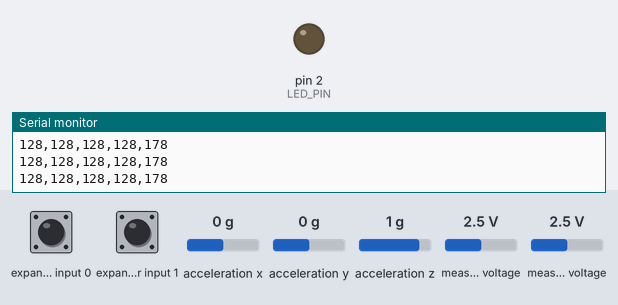
Recording of a sketch running on a simulated Arduino Uno, built with avr-gcc and run on an emulated ATmega328P. On the bench: output pins drawn as LEDs (lit = HIGH), the last lines printed to the serial monitor. Wiring (inferred from the names in the program): Wii Nunchuk at I2C address 0x52. Inputs (shaded band) come from the test bench; at power-on: measured voltage 2.5 V, expander input 0 HIGH, expander input 1 HIGH, acceleration x 0 g, acceleration y 0 g, acceleration z 1 g.

Above: at 1.2 s.
1.3 s: measured voltage (sensor 201) set to 3.8 V
2.8 s: measured voltage (sensor 201) set to 4.1 V
At 4.0 s:
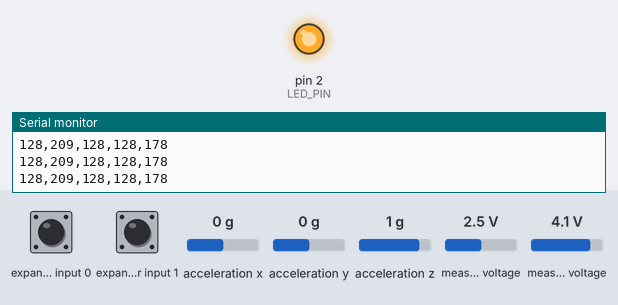
4.3 s: measured voltage (sensor 201) set to 0.1 V
At 4.8 s:
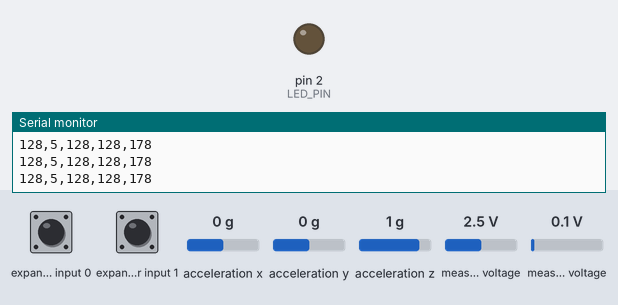
5.8 s: measured voltage (sensor 201) set to 4.9 V
At 6.4 s:
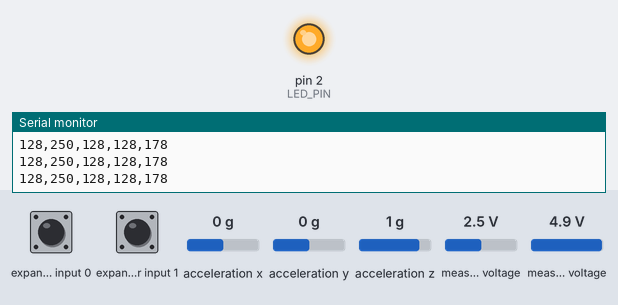
Timing chart, 0 to 8.3 s (numbered marks = the images above; inputs shaded):
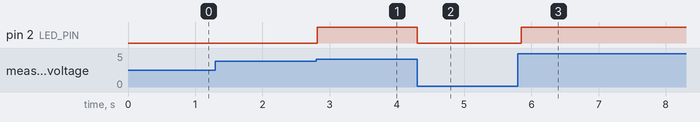

The sketch:

PFSDYAC_ARDUINO.ino
```cpp
#include <Wire.h>

const int NUNCHUK_ADDR = 0x52;
const int LED_PIN = 2;

void setup() {
  Serial.begin(115200);
  pinMode(LED_PIN, OUTPUT);
  Wire.begin();
  nunchuk_init();
}

void loop() {

  Wire.beginTransmission(NUNCHUK_ADDR);
  Wire.write(0x00);
  if (Wire.endTransmission() != 0) {
    nunchuk_init();
    return;
  }
  delay(10);


  Wire.requestFrom(NUNCHUK_ADDR, 6);
  if (Wire.available() >= 6) {

    int joy_x = Wire.read();
    int joy_y = Wire.read();
    int acc_x = Wire.read();
    int acc_y = Wire.read();
    int acc_z = Wire.read();
    int btn   = Wire.read();


    Serial.print(joy_x); Serial.print(",");
    Serial.print(joy_y); Serial.print(",");
    Serial.print(acc_x); Serial.print(",");
    Serial.print(acc_y); Serial.print(",");
    Serial.println(acc_z);


    if (joy_y > 200) digitalWrite(LED_PIN, HIGH);
    else digitalWrite(LED_PIN, LOW);
  }
  delay(50);
}

void nunchuk_init() {
  Wire.beginTransmission(NUNCHUK_ADDR);
  Wire.write(0xF0); Wire.write(0x55);
  Wire.endTransmission();
  delay(10);
  Wire.beginTransmission(NUNCHUK_ADDR);
  Wire.write(0xFB); Wire.write(0x00);
  Wire.endTransmission();
  delay(10);
}
```

Measured:
- the behaviour switches between 3.9 and 4 V on measured voltage (sensor 201) (found by bisection; images 0 and 1)
- after the input at 2.8 s, pin 2 (LED_PIN): LOW → HIGH at once
- after the input at 4.3 s, pin 2 (LED_PIN): HIGH → LOW at once
- after the input at 5.8 s, pin 2 (LED_PIN): LOW → HIGH after 0.05 s
